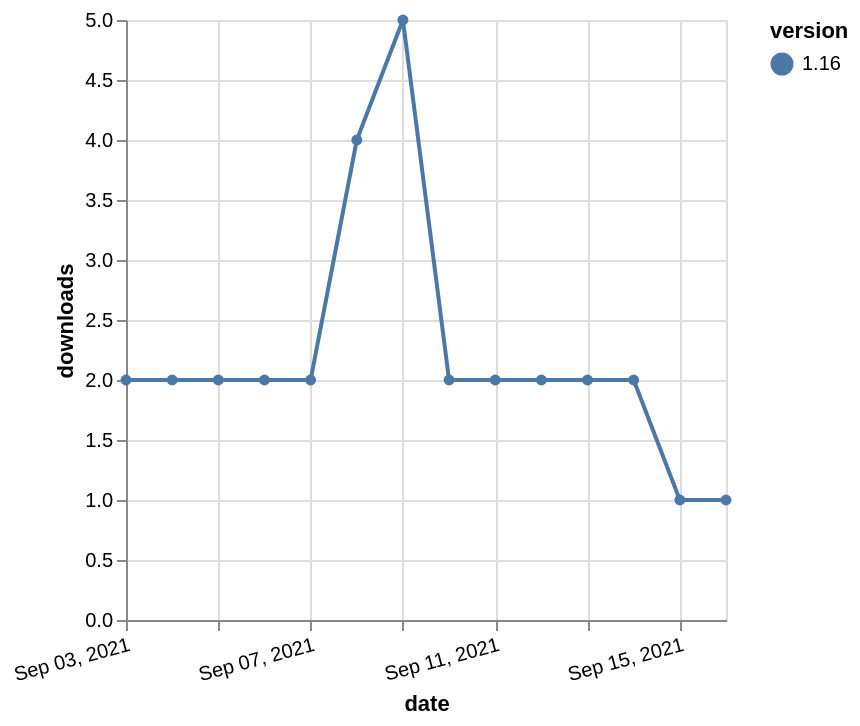

Vega-Lite specification stored for this chart:
### Vega-Lite specification from a JSON file in a GitHub repository (floating-point values rounded to 4 significant figures)
{"$schema": "https://vega.github.io/schema/vega-lite/v5.json", "description": "A simple bar chart with embedded data.", "data": {"values": [{"date": "2021-09-03", "total": 4078, "delta": 2, "version": "1.16"}, {"date": "2021-09-04", "total": 4080, "delta": 2, "version": "1.16"}, {"date": "2021-09-05", "total": 4082, "delta": 2, "version": "1.16"}, {"date": "2021-09-06", "total": 4084, "delta": 2, "version": "1.16"}, {"date": "2021-09-07", "total": 4086, "delta": 2, "version": "1.16"}, {"date": "2021-09-08", "total": 4090, "delta": 4, "version": "1.16"}, {"date": "2021-09-09", "total": 4095, "delta": 5, "version": "1.16"}, {"date": "2021-09-10", "total": 4097, "delta": 2, "version": "1.16"}, {"date": "2021-09-11", "total": 4099, "delta": 2, "version": "1.16"}, {"date": "2021-09-12", "total": 4101, "delta": 2, "version": "1.16"}, {"date": "2021-09-13", "total": 4103, "delta": 2, "version": "1.16"}, {"date": "2021-09-14", "total": 4105, "delta": 2, "version": "1.16"}, {"date": "2021-09-15", "total": 4106, "delta": 1, "version": "1.16"}, {"date": "2021-09-16", "total": 4107, "delta": 1, "version": "1.16"}]}, "width": "container", "mark": {"type": "line", "point": {"filled": true}}, "encoding": {"x": {"field": "date", "type": "temporal", "timeUnit": "yearmonthdate", "title": "date", "axis": {"labelAngle": -15}}, "y": {"field": "delta", "type": "quantitative", "title": "downloads"}, "color": {"field": "version", "type": "nominal"}, "tooltip": {"field": "delta"}}}
